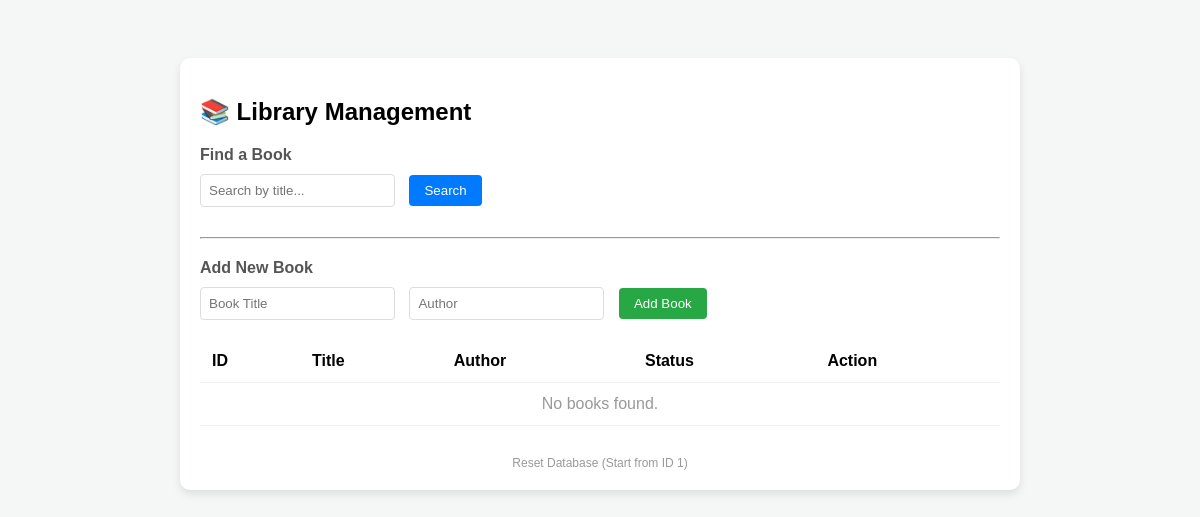
Before: / with the older database file.
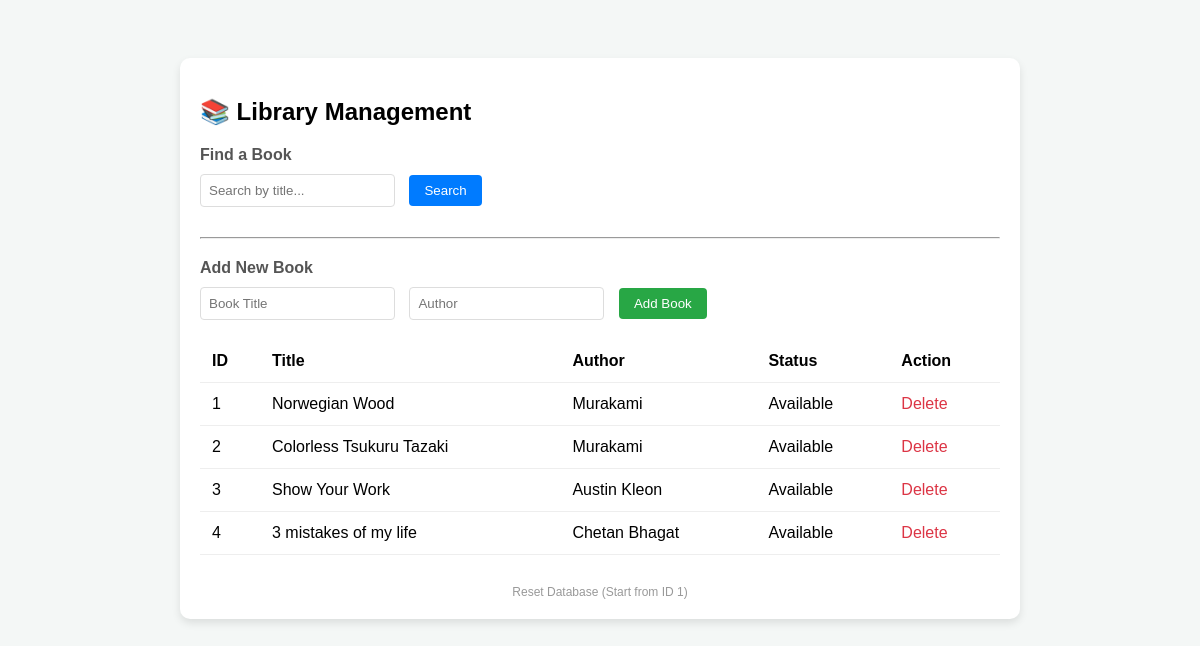
After: the same page with the newer database file.
### tables this page shows
CREATE TABLE Books (
            id INTEGER PRIMARY KEY AUTOINCREMENT,
            title TEXT NOT NULL,
            author TEXT NOT NULL,
            status TEXT DEFAULT 'Available'
        );

### app.py (the view)
@app.route('/')
def index():
    query = request.args.get('search')
    books = database.get_books(query)
    return render_template('index.html', books=books)

### database.py (called while the page is built)
def get_books(search_query=None):
    conn = sqlite3.connect("library.db")
    curr = conn.cursor()
    if search_query:
        curr.execute("SELECT * FROM Books WHERE title LIKE ? OR author LIKE ?",
                     ('%'+search_query+'%', '%'+search_query+'%'))
    else:
        curr.execute("SELECT * FROM Books")
    rows = curr.fetchall()
    conn.close()
    return rows

### templates/index.html (shortened to what this page needs)
<!DOCTYPE html>
<html>
<head>
</head>
<body>
    <div class="card">
        <h2>📚 Library Management</h2>
        <div class="section-header">Find a Book</div>
        <form action="/" method="GET" style="margin-bottom: 30px;">
            <input type="text" name="search" placeholder="Search by title..." value="{{ request.args.get('search', '') }}">
            <button type="submit" class="btn-search">Search</button>
        </form>
        <hr>
        <div class="section-header">Add New Book</div>
        <form action="/add" method="POST">
            <input type="text" name="title" placeholder="Book Title" required>
            <input type="text" name="author" placeholder="Author" required>
            <button type="submit">Add Book</button>
        </form>
    <table>
    <tr>
        <th>ID</th>
        <th>Title</th>
        <th>Author</th>
        <th>Status</th> <th>Action</th>
    </tr>
    {% for book in books %}
    <tr>
        <td>{{ book[0] }}</td> <td>{{ book[1] }}</td> <td>{{ book[2] }}</td> <td>{{ book[3] }}</td> <td>
            <a href="/delete/{{ book[0] }}" class="del-link" onclick="return confirm('Delete this book?')">Delete</a>
        </td>
    </tr>
    {% else %}
    <tr>
        <td colspan="5" style="text-align: center; color: #999;">No books found.</td>
    </tr>
    {% endfor %}
</table>
        <a href="/reset" class="reset-link" onclick="return confirm('Clear all data and reset IDs to 1?')">Reset Database (Start from ID 1)</a>
    </div>
</body>
</html>

### templates/index.html (style rules this page uses)
body { font-family: sans-serif; background: #f4f7f6; padding: 50px; }
.card { background: white; padding: 20px; border-radius: 10px; box-shadow: 0 4px 8px rgba(0,0,0,0.1); max-width: 800px; margin: auto; }
input { padding: 8px; margin-right: 10px; border: 1px solid #ddd; border-radius: 4px; }
button { padding: 8px 15px; background: #28a745; color: white; border: none; cursor: pointer; border-radius: 4px; }
.btn-search { background: #007bff; }
table { width: 100%; margin-top: 20px; border-collapse: collapse; }
th, td { padding: 12px; border-bottom: 1px solid #eee; text-align: left; }
.del-link { color: #dc3545; text-decoration: none; }
.reset-link { display: block; margin-top: 30px; text-align: center; color: #999; text-decoration: none; font-size: 12px; }
.section-header { margin-top: 20px; margin-bottom: 10px; font-weight: bold; color: #555; }

Changed rows visible on the page:
added Books: id "1", title "Norwegian Wood", author "Murakami", status "Available"
added Books: id "2", title "Colorless Tsukuru Tazaki", author "Murakami", status "Available"
added Books: id "3", title "Show Your Work", author "Austin Kleon", status "Available"
added Books: id "4", title "3 mistakes of my life", author "Chetan Bhagat", status "Available"
Other visible differences:
text no longer shown: "No books found."
